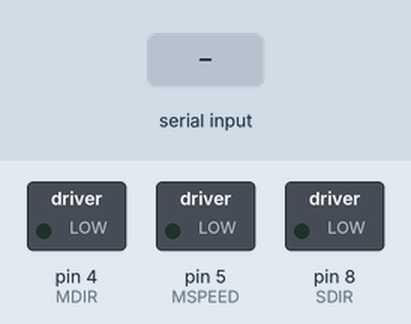
A sketch run on a simulated Arduino Uno, built with avr-gcc and run on an emulated ATmega328P. On the bench: switched loads named in the sketch (green lamp = pin HIGH). The inputs (shaded band) are chosen by the test bench. Pins used as bus, display or sensor lines are not drawn.

Above: at 1.2 s.
1.3 s: "F" received over Serial
At 2.5 s:
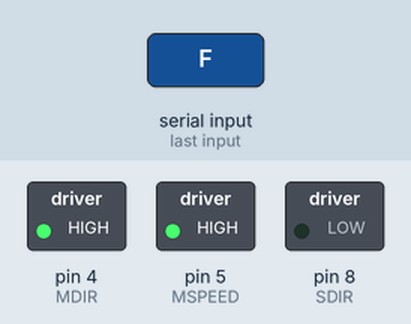
2.8 s: "B" received over the second serial link
At 4.0 s:
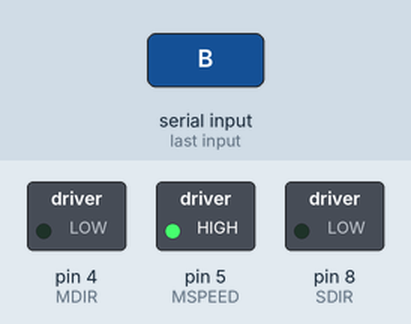
4.3 s: "L" received over Serial
At 5.2 s:
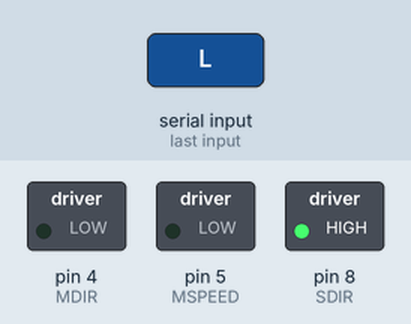
5.8 s: "B" received over Serial
At 6.5 s:
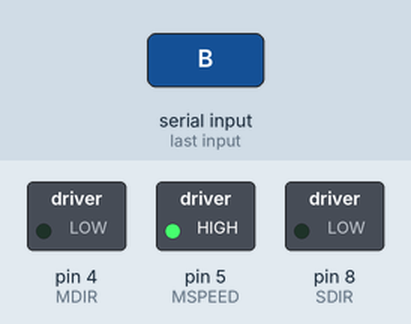
7.3 s: "R" received over Serial
At 7.8 s:
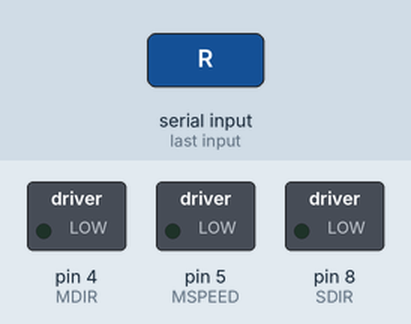
Timing chart, 0 to 9.8 s (numbered marks = the images above; inputs shaded):
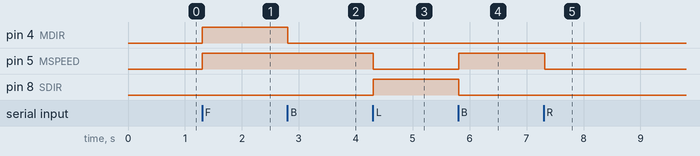

The sketch:

motor_check.ino
```cpp
#include<SoftwareSerial.h>
#define SDIR 8
#define MDIR 4

#define SSPEED 6
#define MSPEED 5

#define SOPT 0
#define MOPT 1

SoftwareSerial bt(10, 11);
char msg;

void setup(){
  Serial.begin(9600);
  bt.begin(9600);
  pinMode(SDIR, OUTPUT);
  pinMode(MDIR, OUTPUT);
  pinMode(SSPEED, OUTPUT);
  pinMode(MSPEED, OUTPUT);
  pinMode(SOPT, OUTPUT);
  pinMode(MOPT, OUTPUT);
}

void loop(){
 if(Serial.available() > 0){
  msg = Serial.read();
 }
 if(bt.available() > 0){
  msg = bt.read();
 }

  if(msg == 'F'){
    digitalWrite(MDIR, HIGH);
    digitalWrite(MSPEED, HIGH);
    digitalWrite(SDIR, LOW);
    digitalWrite(SSPEED, LOW);
  }
  else if(msg == 'B'){
    digitalWrite(MDIR, LOW);
    digitalWrite(MSPEED, HIGH);
    digitalWrite(SDIR, LOW);
    digitalWrite(SSPEED, LOW);
  }
  else if(msg == 'L'){
    digitalWrite(SDIR, HIGH);
    digitalWrite(SSPEED, HIGH);
    digitalWrite(MDIR, LOW);
    digitalWrite(MSPEED, LOW);
  }
  else if(msg == 'R'){
    digitalWrite(SDIR, LOW);
    digitalWrite(SSPEED, HIGH);
    digitalWrite(MDIR, LOW);
    digitalWrite(MSPEED, LOW);
  }
  else if(msg == 's' || msg == 'S'){
    digitalWrite(SDIR, LOW);
    digitalWrite(SSPEED, LOW);
    digitalWrite(MDIR, LOW);
    digitalWrite(MSPEED, LOW);
  }
  delay(20);
}
```

Measured:
- after the input at 1.3 s, pin 4 (MDIR), pin 5 (MSPEED): LOW → HIGH at once
- after the input at 2.8 s, pin 4 (MDIR): HIGH → LOW at once
- after the input at 4.3 s, pin 5 (MSPEED): HIGH → LOW at once; pin 8 (SDIR): LOW → HIGH at once
- after the input at 5.8 s, pin 5 (MSPEED): LOW → HIGH at once; pin 8 (SDIR): HIGH → LOW at once
- after the input at 7.3 s, pin 5 (MSPEED): HIGH → LOW at once
